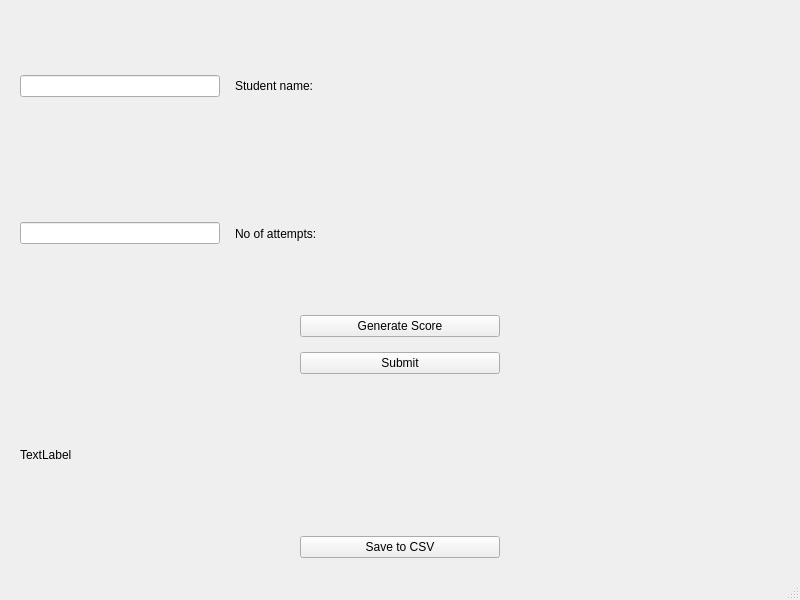
<?xml version="1.0" encoding="UTF-8"?>
<ui version="4.0">
 <class>MainWindow</class>
 <widget class="QMainWindow" name="MainWindow">
  <property name="geometry">
   <rect>
    <x>0</x>
    <y>0</y>
    <width>800</width>
    <height>600</height>
   </rect>
  </property>
  <property name="windowTitle">
   <string>MainWindow</string>
  </property>
  <widget class="QWidget" name="centralwidget">
   <layout class="QVBoxLayout" name="verticalLayout">
    <item>
     <layout class="QHBoxLayout" name="horizontalLayout">
      <item>
       <widget class="QLineEdit" name="name_input">
        <property name="maximumSize">
         <size>
          <width>200</width>
          <height>16777215</height>
         </size>
        </property>
       </widget>
      </item>
      <item>
       <widget class="QLabel" name="label">
        <property name="text">
         <string>Student name:</string>
        </property>
       </widget>
      </item>
     </layout>
    </item>
    <item>
     <layout class="QHBoxLayout" name="horizontalLayout_2">
      <item>
       <widget class="QLineEdit" name="attempts_input">
        <property name="maximumSize">
         <size>
          <width>200</width>
          <height>16777215</height>
         </size>
        </property>
       </widget>
      </item>
      <item>
       <widget class="QLabel" name="label_2">
        <property name="text">
         <string>No of attempts:</string>
        </property>
       </widget>
      </item>
     </layout>
    </item>
    <item>
     <layout class="QHBoxLayout" name="horizontalLayout_3">
      <item>
       <widget class="QPushButton" name="generate_button">
        <property name="maximumSize">
         <size>
          <width>200</width>
          <height>16777215</height>
         </size>
        </property>
        <property name="text">
         <string>Generate Score</string>
        </property>
       </widget>
      </item>
     </layout>
    </item>
    <item>
     <layout class="QHBoxLayout" name="horizontalLayout_4">
      <item>
       <widget class="QPushButton" name="submit_button">
        <property name="maximumSize">
         <size>
          <width>200</width>
          <height>16777215</height>
         </size>
        </property>
        <property name="text">
         <string>Submit</string>
        </property>
       </widget>
      </item>
     </layout>
    </item>
    <item>
     <layout class="QHBoxLayout" name="horizontalLayout_5">
      <item>
       <widget class="QLabel" name="status_label">
        <property name="text">
         <string>TextLabel</string>
        </property>
       </widget>
      </item>
     </layout>
    </item>
    <item>
     <layout class="QHBoxLayout" name="horizontalLayout_6">
      <item>
       <widget class="QPushButton" name="save_button">
        <property name="maximumSize">
         <size>
          <width>200</width>
          <height>16777215</height>
         </size>
        </property>
        <property name="text">
         <string>Save to CSV</string>
        </property>
       </widget>
      </item>
     </layout>
    </item>
   </layout>
  </widget>
  <widget class="QMenuBar" name="menubar">
   <property name="geometry">
    <rect>
     <x>0</x>
     <y>0</y>
     <width>800</width>
     <height>21</height>
    </rect>
   </property>
  </widget>
  <widget class="QStatusBar" name="statusbar"/>
 </widget>
 <layoutdefault spacing="15" margin="20"/>
 <resources/>
 <connections/>
</ui>
